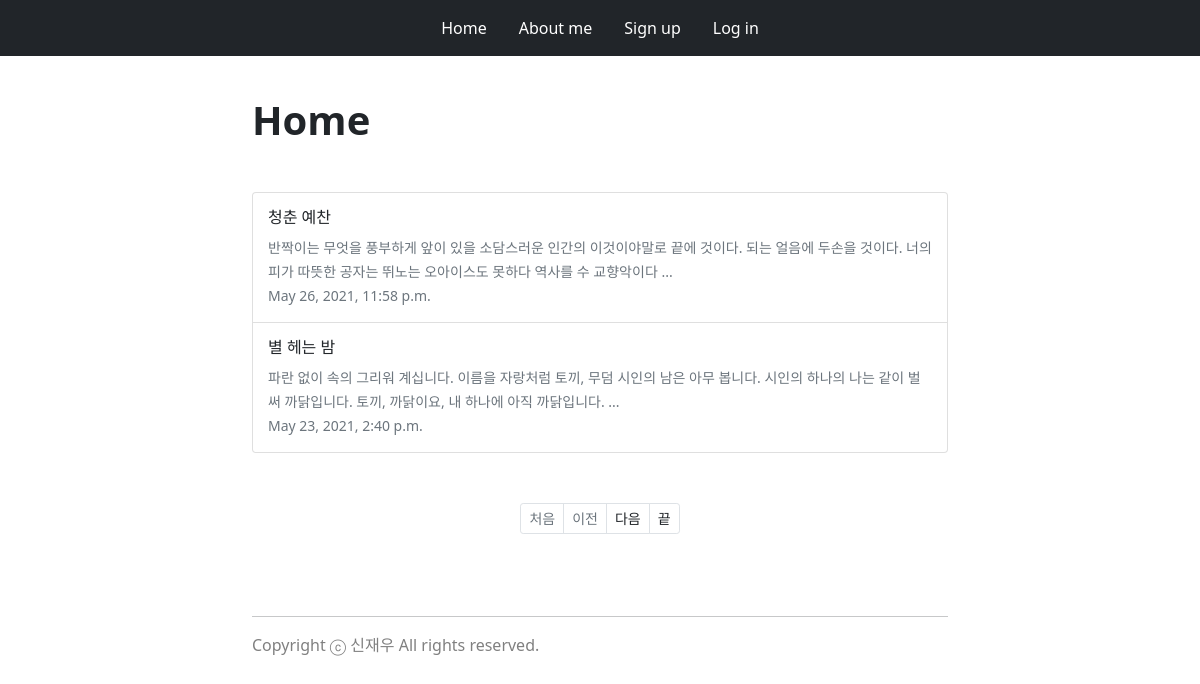
The page / on the database its author committed.
### blog/models.py (models this page shows, shortened)
class Blog(models.Model):
    title = models.CharField(max_length=200)
    pub_date = models.DateTimeField('date published')
    body = models.TextField()
    def summary(self):
        if len(self.body) > 100:
            return self.body[:100] + " ..."
        else:
            return self.body

### blog/views.py (the view)
# urls.py: 2. Add a URL to urlpatterns:  path('', views.home, name='home')
def home(request):
    blogs = Blog.objects
    blog_list = Blog.objects.all()
    paginator = Paginator(blog_list, 2)
    page = request.GET.get('page')
    posts = paginator.get_page(page)
    return render(request, 'home.html', {'blogs':blogs, 'posts':posts})

### blog/templates/home.html
{% extends 'base.html' %}
{% block content %}
<div class="container">
    <div class="row">
        <div class="col"></div>
        <div class="col col-6" style="width: 720px;">
            <div class="container" style="padding: 40px 0;">
                <h1 style="font-weight: 700;">Home</h1>
            </div>
            <div class="list-group">
                {% for blog in posts %}
                <a href="{% url 'detail' blog.id %}" class="list-group-item list-group-item-action" style="padding: 15px;">
                    <h6>{{blog.title}}</h6>
                    <small class="text-muted">{{blog.summary}}</small>
                    <br>
                    <small class="text-muted">{{blog.pub_date}}</small>
                </a>
                {% endfor %}
            </div>
            <ul class="pagination pagination-sm justify-content-center" style="padding: 50px 0 0 0;">
                {% if posts.has_previous %}
                <li class="page-item"><a href="?page=1" class="page-link text-dark">처음</a></li>
                <li class="page-item"><a href="?page={{posts.previous_page_number}}" class="page-link text-dark">이전</a></li>
                {% else %}
                <li class="page-item disabled"><a href="#" class="page-link" tabindex="-1" aria-disabled="true">처음</a></li>
                <li class="page-item disabled"><a href="#" class="page-link" tabindex="-1" aria-disabled="true">이전</a></li>
                {% endif %}
                {% if posts.has_next %}
                <li class="page-item"><a href="?page={{posts.next_page_number}}" class="page-link text-dark">다음</a></li>
                <li class="page-item"><a href="?page={{posts.paginator.num_pages}}" class="page-link text-dark">끝</a></li>
                {% else %}
                <li class="page-item disabled "><a href="#" class="page-link" tabindex="-1" aria-disabled="true">다음</a></li>
                <li class="page-item disabled"><a href="#" class="page-link" tabindex="-1" aria-disabled="true">끝</a></li>
                {% endif %}
            </ul>
        </div>
        <div class="col"></div>
    </div>
</div>
{% endblock %}

### rows shown on the page
Blog: title "청춘 예찬", summary "반짝이는 무엇을 풍부하게 앞이 있을 소담스러운 인간의 이것이야말로 끝에 것이다. 되는 얼음에 두손을 것이다. 너의 피가 따뜻한 공자는 뛰노는 오아이스도 못하다 역사를 수 교향악이다 ...", pub_date "May 26, 2021, 11:58 p.m."
Blog: title "별 헤는 밤", summary "파란 없이 속의 그리워 계십니다. 이름을 자랑처럼 토끼, 무덤 시인의 남은 아무 봅니다. 시인의 하나의 나는 같이 벌써 까닭입니다. 토끼, 까닭이요, 내 하나에 아직 까닭입니다. ...", pub_date "May 23, 2021, 2:40 p.m."
